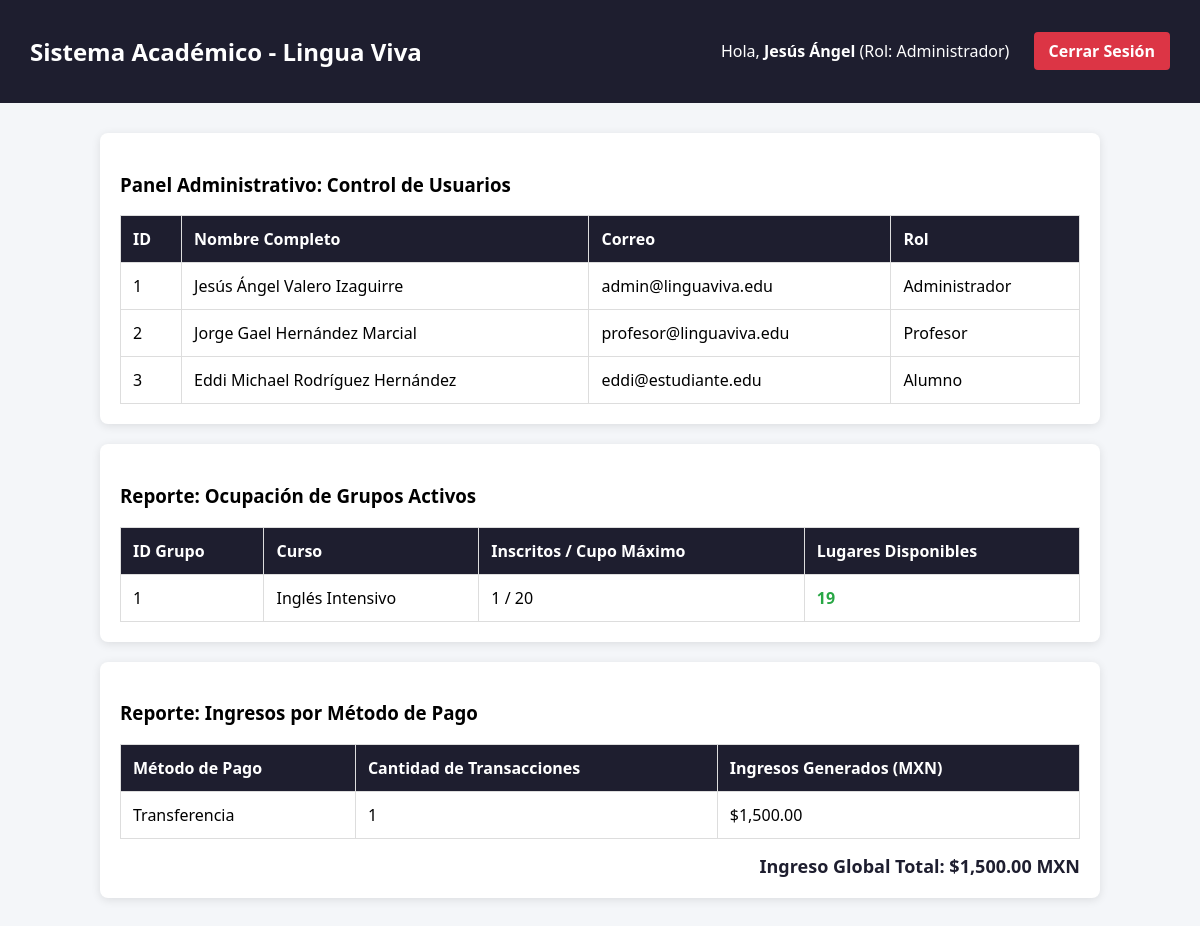
The page /dashboard.php (signed in) on the database its author committed.
### tables this page shows
CREATE TABLE `usuario` (
  `ID_Usuario` int NOT NULL AUTO_INCREMENT,
  `Nombre` varchar(100) NOT NULL,
  `Apellidos` varchar(100) NOT NULL,
  `Telefono` varchar(20) DEFAULT NULL,
  `Email` varchar(150) NOT NULL,
  `Direccion` varchar(255) DEFAULT NULL,
  `Rol` enum('Administrador','Profesor','Alumno') NOT NULL,
  `Nombre_Usuario` varchar(100) NOT NULL,
  `Contraseña` varchar(255) NOT NULL,
  `Estado_Activo` tinyint(1) DEFAULT '1',
  PRIMARY KEY (`ID_Usuario`),
  UNIQUE KEY `Email` (`Email`),
  UNIQUE KEY `Nombre_Usuario` (`Nombre_Usuario`)
);

CREATE TABLE `grupo` (
  `ID_Grupo` int NOT NULL AUTO_INCREMENT,
  `Cupo_Maximo` int NOT NULL,
  `Fecha_Inicio` date NOT NULL,
  `Fecha_Fin` date NOT NULL,
  `Estado_Activo` tinyint(1) DEFAULT '1',
  `ID_Curso` int NOT NULL,
  PRIMARY KEY (`ID_Grupo`),
  KEY `ID_Curso` (`ID_Curso`),
  CONSTRAINT `grupo_ibfk_1` FOREIGN KEY (`ID_Curso`) REFERENCES `curso` (`ID_Curso`)
);

CREATE TABLE `curso` (
  `ID_Curso` int NOT NULL AUTO_INCREMENT,
  `Nombre` varchar(150) NOT NULL,
  `Descripcion` text,
  `Idioma` varchar(80) NOT NULL,
  `Nivel` enum('Básico','Intermedio','Avanzado') NOT NULL,
  `Estado_Activo` tinyint(1) DEFAULT '1',
  `Id_Horario` int DEFAULT NULL,
  PRIMARY KEY (`ID_Curso`),
  KEY `fk_curso_horario` (`Id_Horario`),
  CONSTRAINT `fk_curso_horario` FOREIGN KEY (`Id_Horario`) REFERENCES `horario` (`ID_Horario`)
);

### dashboard.php (the view, shortened to what this page needs)
<?php
include 'conexion.php';
$rol_actual = $_SESSION['rol'];
?>
<!DOCTYPE html>
<html lang="es">
<head>
</head>
<body>
    <div class="navbar">
        <h2>Sistema Académico - Lingua Viva</h2>
        <div>
            <span>Hola, <b><?php echo htmlspecialchars($_SESSION['usuario'], ENT_QUOTES, 'UTF-8'); ?></b>
            (Rol: <?php echo htmlspecialchars($rol_actual, ENT_QUOTES, 'UTF-8'); ?>)</span>
            <a href="logout.php" style="margin-left: 20px;">Cerrar Sesión</a>
        </div>
    </div>
    <div class="container">
        <?php
        if ($rol_actual === 'Administrador') {
            echo "<div class='card'>";
            echo "<h3>Panel Administrativo: Control de Usuarios</h3>";
            $sql_usuarios = "SELECT ID_Usuario, Nombre, Apellidos, Email, Rol FROM Usuario";
            $result = $conn->query($sql_usuarios);
            if ($result->num_rows > 0) {
                echo "<table>
                        <tr>
                            <th>ID</th>
                            <th>Nombre Completo</th>
                            <th>Correo</th>
                            <th>Rol</th>
                        </tr>";
                while($row = $result->fetch_assoc()) {
                    echo "<tr>
                            <td>" . htmlspecialchars($row['ID_Usuario'], ENT_QUOTES, 'UTF-8') . "</td>
                            <td>" . htmlspecialchars($row['Nombre'] . " " . $row['Apellidos'], ENT_QUOTES, 'UTF-8') . "</td>
                            <td>" . htmlspecialchars($row['Email'], ENT_QUOTES, 'UTF-8') . "</td>
                            <td>" . htmlspecialchars($row['Rol'], ENT_QUOTES, 'UTF-8') . "</td>
                          </tr>";
                }
                echo "</table>";
            } else {
                echo "<p>No hay usuarios registrados aún.</p>";
            }
            echo "</div>";
            echo "<div class='card'>";
            echo "<h3>Reporte: Ocupación de Grupos Activos</h3>";
            $sql_ocupacion = "
                SELECT
                    g.ID_Grupo,
                    c.Nombre AS Curso,
                    g.Cupo_Maximo,
                    COUNT(CASE WHEN i.Estado_Academico = 'Cursando' THEN 1 END) AS Alumnos_Inscritos
                FROM Grupo g
                INNER JOIN Curso c ON g.ID_Curso = c.ID_Curso
                LEFT JOIN Alumno a ON g.ID_Grupo = a.ID_Grupo
                LEFT JOIN Inscripcion i ON a.ID_Alumno = i.Id_Alumno
                WHERE g.Estado_Activo = 1
                GROUP BY g.ID_Grupo, c.Nombre, g.Cupo_Maximo
            ";
            $res_ocupacion = $conn->query($sql_ocupacion);
            if ($res_ocupacion->num_rows > 0) {
                echo "<table>
                        <tr>
                            <th>ID Grupo</th>
                            <th>Curso</th>
                            <th>Inscritos / Cupo Máximo</th>
                            <th>Lugares Disponibles</th>
                        </tr>";
                while($row = $res_ocupacion->fetch_assoc()) {
                    $disponibles = $row['Cupo_Maximo'] - $row['Alumnos_Inscritos'];
                    $color_disponible = ($disponibles <= 0) ? "color: #dc3545; font-weight: bold;" : "color: #28a745; font-weight: bold;";
                    echo "<tr>
                            <td>" . htmlspecialchars($row['ID_Grupo'], ENT_QUOTES, 'UTF-8') . "</td>
                            <td>" . htmlspecialchars($row['Curso'], ENT_QUOTES, 'UTF-8') . "</td>
                            <td>" . htmlspecialchars($row['Alumnos_Inscritos'], ENT_QUOTES, 'UTF-8') . " / " . htmlspecialchars($row['Cupo_Maximo'], ENT_QUOTES, 'UTF-8') . "</td>
                            <td style='$color_disponible'>" . $disponibles . "</td>
                          </tr>";
                }
                echo "</table>";
            } else {
                echo "<p>No hay grupos activos en este momento.</p>";
            }
            echo "</div>";
            echo "<div class='card'>";
            echo "<h3>Reporte: Ingresos por Método de Pago</h3>";
            $sql_ingresos = "
                SELECT
                    Metodo_Pago,
                    COUNT(ID_Pago) AS Total_Transacciones,
                    SUM(Monto) AS Ingresos_Totales
                FROM Pago
                GROUP BY Metodo_Pago
            ";
            $res_ingresos = $conn->query($sql_ingresos);
            $suma_global = 0;
            if ($res_ingresos->num_rows > 0) {
                echo "<table>
                        <tr>
                            <th>Método de Pago</th>
                            <th>Cantidad de Transacciones</th>
                            <th>Ingresos Generados (MXN)</th>
                        </tr>";
                while($row = $res_ingresos->fetch_assoc()) {
                    $suma_global += $row['Ingresos_Totales'];
                    echo "<tr>
                            <td>" . htmlspecialchars($row['Metodo_Pago'], ENT_QUOTES, 'UTF-8') . "</td>
                            <td>" . htmlspecialchars($row['Total_Transacciones'], ENT_QUOTES, 'UTF-8') . "</td>
                            <td>$" . number_format($row['Ingresos_Totales'], 2) . "</td>
                          </tr>";
                }
                echo "</table>";
                echo "<div class='totales-financieros'>Ingreso Global Total: $" . number_format($suma_global, 2) . " MXN</div>";
            } else {
                echo "<p>No hay registros de pagos en el sistema.</p>";
            }
            echo "</div>";
        }
        else {
            echo "<div class='card'><p>Error de integridad: Rol no reconocido por el sistema.</p></div>";
        }
        ?>
    </div>
</body>
</html>

### dashboard.php (style rules this page uses)
body { font-family: 'Segoe UI', Tahoma, Geneva, Verdana, sans-serif; background-color: #f4f6f9; margin: 0; }
.navbar { background-color: #1e1e2f; color: white; padding: 15px 30px; display: flex; justify-content: space-between; align-items: center; }
.navbar a { background-color: #dc3545; color: white; text-decoration: none; padding: 8px 15px; border-radius: 4px; font-weight: bold; }
.container { padding: 30px; max-width: 1000px; margin: 0 auto; }
.card { background: white; padding: 20px; border-radius: 8px; box-shadow: 0 2px 10px rgba(0,0,0,0.1); margin-bottom: 20px; }
table { width: 100%; border-collapse: collapse; margin-top: 15px; }
th, td { border: 1px solid #ddd; padding: 12px; text-align: left; }
th { background-color: #1e1e2f; color: white; }
.totales-financieros { font-size: 18px; font-weight: bold; color: #1e1e2f; margin-top: 15px; text-align: right; }

### rows shown on the page
usuario: ID_Usuario "1", Nombre+Apellidos "Jesús Ángel Valero Izaguirre", Email "admin@linguaviva.edu", Rol "Administrador"
usuario: ID_Usuario "2", Nombre+Apellidos "Jorge Gael Hernández Marcial", Email "profesor@linguaviva.edu", Rol "Profesor"
usuario: ID_Usuario "3", Nombre+Apellidos "Eddi Michael Rodríguez Hernández", Email "eddi@estudiante.edu", Rol "Alumno"
grupo: ID_Grupo "1", ID_Curso.Nombre "Inglés Intensivo", Alumnos_Inscritos "1", Cupo_Maximo "20", disponibles "19"

### other values the page prints
$_SESSION['usuario'] "Jesús Ángel"
$rol_actual "Administrador"
$row['Metodo_Pago'] "Transferencia"
$row['Total_Transacciones'] "1"
$row['Ingresos_Totales'] "1,500.00"
$suma_global "1,500.00"
